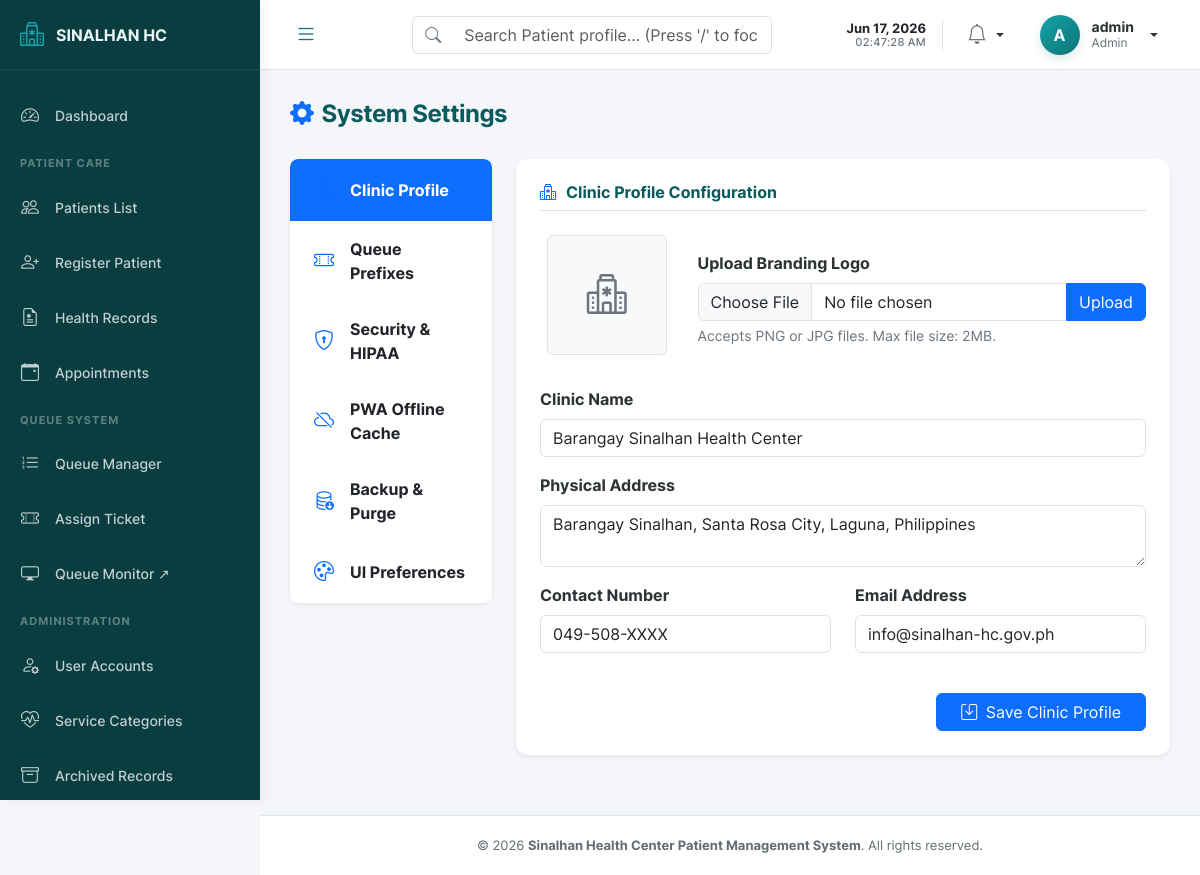
Screenshot of /admin/settings.php (signed in) with the database file from the repository.
### tables this page shows
CREATE TABLE IF NOT EXISTS system_settings (
    setting_key VARCHAR(100) NOT NULL PRIMARY KEY,
    setting_value TEXT DEFAULT NULL,
    updated_at TIMESTAMP NOT NULL DEFAULT CURRENT_TIMESTAMP ON UPDATE CURRENT_TIMESTAMP
);

### admin/settings.php (the view, shortened to what the rows shown need)
<?php
require_once __DIR__ . '/../includes/settings_helper.php';
require_once __DIR__ . '/../includes/header.php';
require_once __DIR__ . '/../includes/sidebar.php';
$role = $_SESSION['role'] ?? 'staff';
$isAdmin = ($role === 'admin');
$pdo = Database::getInstance()->getConnection();
$clinicContact = get_setting($pdo, 'clinic_contact', '049-508-XXXX');
$clinicEmail = get_setting($pdo, 'clinic_email', 'info@sinalhan-hc.gov.ph');
$clinicLogo = get_setting($pdo, 'clinic_logo', '');
?>
<div class="main-content">
    <div class="page-header">
        <h1 class="page-title">
            <i class="bi bi-gear-fill text-primary me-2"></i>System Settings
        </h1>
    </div>
    <?php require_once __DIR__ . '/../includes/alert.php'; ?>
    <div class="row">
        <div class="col-lg-9">
            <div class="tab-content" id="settingsTabContent">
                <?php if ($isAdmin): ?>
                    <div class="tab-pane fade show active" id="tab-clinic" role="tabpanel" aria-labelledby="clinic-tab">
                        <div class="card-custom border-0 shadow-sm p-4">
                            <h4 class="card-custom-title mb-4 border-bottom pb-2">
                                <i class="bi bi-hospital text-primary"></i> Clinic Profile Configuration
                            </h4>
                            <div class="row align-items-center mb-4">
                                <div class="col-md-3 text-center">
                                    <?php if (!empty($clinicLogo)): ?>
                                        <img src="<?= BASE_URL . $clinicLogo ?>" alt="Logo" class="img-fluid rounded mb-2 border p-2" style="max-height: 120px; object-fit: contain;">
                                    <?php else: ?>
                                        <div class="bg-light d-flex align-items-center justify-content-center border rounded mb-2 mx-auto" style="height: 120px; width: 120px;">
                                            <i class="bi bi-hospital fs-1 text-secondary"></i>
                                        </div>
                                    <?php endif; ?>
                                </div>
                                <div class="col-md-9">
                                    <form action="<?= BASE_URL ?>admin/settings_process.php" method="POST" enctype="multipart/form-data">
                                        <label class="form-label fw-semibold">Upload Branding Logo</label>
                                        <div class="input-group">
                                            <input type="file" class="form-control" name="clinic_logo" accept="image/png, image/jpeg, image/jpg" required>
                                            <button class="btn btn-primary" type="submit">Upload</button>
                                        </div>
                                        <small class="text-secondary d-block mt-1">Accepts PNG or JPG files. Max file size: 2MB.</small>
                                    </form>
                                </div>
                            </div>
                            <form action="<?= BASE_URL ?>admin/settings_process.php" method="POST">
                                <div class="mb-3">
                                    <label class="form-label fw-semibold">Clinic Name</label>
                                    <input type="text" class="form-control" name="clinic_name" value="<?= htmlspecialchars($clinicName) ?>" required>
                                </div>
                                <div class="mb-3">
                                    <label class="form-label fw-semibold">Physical Address</label>
                                    <textarea class="form-control" name="clinic_address" rows="2" required><?= htmlspecialchars($clinicAddress) ?></textarea>
                                </div>
                                <div class="row">
                                    <div class="col-md-6 mb-3">
                                        <label class="form-label fw-semibold">Contact Number</label>
                                        <input type="text" class="form-control" name="clinic_contact" value="<?= htmlspecialchars($clinicContact) ?>">
                                    </div>
                                    <div class="col-md-6 mb-3">
                                        <label class="form-label fw-semibold">Email Address</label>
                                        <input type="email" class="form-control" name="clinic_email" value="<?= htmlspecialchars($clinicEmail) ?>">
                                    </div>
                                </div>
                                <div class="mt-4 text-end">
                                    <button type="submit" class="btn btn-primary px-4"><i class="bi bi-save me-1"></i> Save Clinic Profile</button>
                                </div>
                            </form>
                        </div>
                    </div>
                <?php endif; ?>
            </div>
        </div>
    </div>
</div>
<?php require_once __DIR__ . '/../includes/footer.php'; ?>

### includes/sidebar.php (shortened to what the rows shown need)
<?php
require_once __DIR__ . '/../includes/settings_helper.php';
$sidebarPdo = Database::getInstance()->getConnection();
$clinicNameSetting = get_setting($sidebarPdo, 'clinic_name', 'Sinalhan HC');
$clinicLogoSetting = get_setting($sidebarPdo, 'clinic_logo', '');
$logoText = 'SINALHAN HC';
if (!empty($clinicNameSetting)) {
    if (stripos($clinicNameSetting, 'Barangay Sinalhan') === 0) {
        $logoText = 'SINALHAN HC';
    } else {
        $logoText = mb_strtoupper($clinicNameSetting);
    }
}
$fontSize = '16px';
?>
<aside id="sidebar">
    <div class="sidebar-header">
        <a href="<?= BASE_URL ?>index.php" class="sidebar-logo">
            <?php if (!empty($clinicLogoSetting)): ?>
                <img src="<?= BASE_URL . $clinicLogoSetting ?>" alt="Logo" style="height: 30px; width: 30px; object-fit: contain; border-radius: 4px;">
            <?php else: ?>
                <i class="bi bi-hospital"></i>
            <?php endif; ?>
            <span style="font-size: <?= $fontSize ?>; text-overflow: ellipsis; overflow: hidden; white-space: nowrap; flex-grow: 1;"><?= htmlspecialchars($logoText) ?></span>
        </a>
    </div>
</aside>
<div id="content-wrapper">

### rows the page displays
system_settings: setting_value "SINALHAN HC", clinic_name "Barangay Sinalhan Health Center"
system_settings: clinic_address "Barangay Sinalhan, Santa Rosa City, Laguna, Philippines"
system_settings: clinic_contact "049-508-XXXX"
system_settings: clinic_email "info@sinalhan-hc.gov.ph"

### other values shown
$avatarLetter "A"
$sidebarUserFullName "admin"
$role "Admin"
APP_NAME "Sinalhan Health Center Patient Management System"
